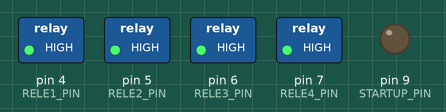
The sketch below on a simulated Arduino Uno, built with avr-gcc and run on an emulated ATmega328P. Shown: switched loads named in the sketch (green lamp = pin HIGH), output pins drawn as LEDs (lit = HIGH). EEPROM starts erased; the modem accepts every AT command (registered, SIM ready, sends succeed) and sends nothing else; what the sketch prints to the serial monitor is not drawn.

Above: at 0.1 s.
Timing chart, 0 to 4.3 s (numbered marks = the images above):
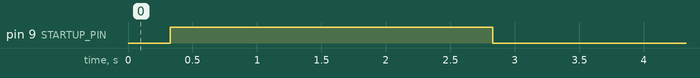

The sketch:

hibritdeneNdiunutmayan.ino
```cpp
#include <SoftwareSerial.h>
#include <DHT.h>
#include <EEPROM.h>
#include <avr/wdt.h>

#define GSM_RX 2
#define GSM_TX 3

#define DHT_PIN 11
#define DHT_TYPE DHT11

#define RELE1_PIN 4
#define RELE2_PIN 5
#define RELE3_PIN 6
#define RELE4_PIN 7

#define STARTUP_PIN 9

#define ADMIN1 "+905416932009"

#define ROLE_AC HIGH
#define ROLE_KAPAT LOW

#define MAX_ADMINS 6
#define PHONE_LEN 16

#define EEPROM_MAGIC 77
#define EEPROM_RELAY_ADDR 120

SoftwareSerial gsm(GSM_RX, GSM_TX);
DHT dht(DHT_PIN, DHT_TYPE);

const uint8_t relayPins[4] = {
  RELE1_PIN,
  RELE2_PIN,
  RELE3_PIN,
  RELE4_PIN
};

bool relayStates[4] = {false, false, false, false};

char adminNumbers[MAX_ADMINS][PHONE_LEN];

unsigned long lastGsmCheck = 0;
unsigned long lastNetworkCheck = 0;

void clearBuffer(char *buf, size_t len) {
  memset(buf, 0, len);
}

void normalizePhone(const char *src, char *dst, size_t dstSize) {

  char digits[PHONE_LEN];

  uint8_t d = 0;

  clearBuffer(dst, dstSize);
  clearBuffer(digits, sizeof(digits));

  for (uint8_t i = 0; src[i] != '\0'; i++) {

    if (src[i] >= '0' && src[i] <= '9') {

      if (d < sizeof(digits) - 1) {
        digits[d++] = src[i];
      }
    }
  }

  digits[d] = '\0';

  if (d == 11 && digits[0] == '0') {
    snprintf(dst, dstSize, "+9%s", digits);
  }
  else if (d == 10 && digits[0] == '5') {
    snprintf(dst, dstSize, "+90%s", digits);
  }
  else if (d == 12 && digits[0] == '9' && digits[1] == '0') {
    snprintf(dst, dstSize, "+%s", digits);
  }
}

bool isAdminNumber(const char *number) {

  char normalized[PHONE_LEN];

  normalizePhone(number, normalized, sizeof(normalized));

  for (uint8_t i = 0; i < MAX_ADMINS; i++) {

    if (strcmp(adminNumbers[i], normalized) == 0) {
      return true;
    }
  }

  return false;
}

void saveAdmins() {

  EEPROM.update(0, EEPROM_MAGIC);

  int addr = 1;

  for (uint8_t i = 0; i < MAX_ADMINS; i++) {

    for (uint8_t j = 0; j < PHONE_LEN; j++) {

      EEPROM.update(addr++, adminNumbers[i][j]);
    }
  }
}

void setDefaultAdmins() {

  for (uint8_t i = 0; i < MAX_ADMINS; i++) {
    clearBuffer(adminNumbers[i], PHONE_LEN);
  }

  normalizePhone(ADMIN1, adminNumbers[0], PHONE_LEN);
}

void loadAdmins() {

  if (EEPROM.read(0) != EEPROM_MAGIC) {

    setDefaultAdmins();
    saveAdmins();

    return;
  }

  int addr = 1;

  for (uint8_t i = 0; i < MAX_ADMINS; i++) {

    for (uint8_t j = 0; j < PHONE_LEN; j++) {

      adminNumbers[i][j] = EEPROM.read(addr++);
    }

    adminNumbers[i][PHONE_LEN - 1] = '\0';
  }
}

void saveRelayStates() {

  byte stateByte = 0;

  for (uint8_t i = 0; i < 4; i++) {

    if (relayStates[i]) {
      stateByte |= (1 << i);
    }
  }

  EEPROM.update(EEPROM_RELAY_ADDR, stateByte);
}

void loadRelayStates() {

  byte stateByte = EEPROM.read(EEPROM_RELAY_ADDR);

  for (uint8_t i = 0; i < 4; i++) {

    relayStates[i] = bitRead(stateByte, i);

    digitalWrite(relayPins[i], relayStates[i] ? ROLE_AC : ROLE_KAPAT);
  }
}

void relayInit() {

  for (uint8_t i = 0; i < 4; i++) {

    pinMode(relayPins[i], OUTPUT);

    digitalWrite(relayPins[i], ROLE_KAPAT);
  }

  loadRelayStates();
}

void setRelay(uint8_t index, bool on) {

  if (index >= 4) return;

  digitalWrite(relayPins[index], on ? ROLE_AC : ROLE_KAPAT);

  relayStates[index] = on;

  saveRelayStates();

  Serial.print("ROLE ");
  Serial.print(index + 1);
  Serial.print(" -> ");
  Serial.println(on ? "ACIK" : "KAPALI");
}

void setAllRelays(bool on) {

  for (uint8_t i = 0; i < 4; i++) {

    setRelay(i, on);
  }
}

void sendAT(const __FlashStringHelper *cmd, unsigned long waitMs) {

  gsm.println(cmd);

  delay(waitMs);
}

bool gsmWaitResponse(const char *target, unsigned long timeout) {

  unsigned long start = millis();

  String resp = "";

  while (millis() - start < timeout) {

    while (gsm.available()) {

      char c = gsm.read();

      resp += c;

      if (resp.indexOf(target) != -1) {
        return true;
      }
    }
  }

  return false;
}

bool gsmTest() {

  while (gsm.available()) gsm.read();

  gsm.println(F("AT"));

  return gsmWaitResponse("OK", 3000);
}

bool gsmNetworkOK() {

  while (gsm.available()) gsm.read();

  gsm.println(F("AT+CREG?"));

  unsigned long start = millis();

  String resp = "";

  while (millis() - start < 5000) {

    while (gsm.available()) {

      char c = gsm.read();

      resp += c;

      if (resp.indexOf("+CREG: 0,1") != -1 ||
          resp.indexOf("+CREG: 0,5") != -1) {

        return true;
      }
    }
  }

  return false;
}

void gsmPowerToggle() {

  Serial.println(F("SIM800C BASLATILIYOR"));

  digitalWrite(STARTUP_PIN, HIGH);

  delay(2500);

  digitalWrite(STARTUP_PIN, LOW);

  delay(10000);
}

void gsmInitialize() {

  uint8_t tries = 0;

  while (tries < 5) {

    gsmPowerToggle();

    if (gsmTest()) {

      sendAT(F("ATE0"), 1000);
      sendAT(F("AT+CMGF=1"), 1000);
      sendAT(F("AT+CNMI=1,2,0,0,0"), 1000);
      sendAT(F("AT+CLIP=1"), 1000);
      sendAT(F("AT+DDET=1"), 1000);

      delay(3000);

      if (gsmNetworkOK()) {

        Serial.println(F("GSM HAZIR"));

        return;
      }
    }

    tries++;
  }

  Serial.println(F("GSM BASLATILAMADI"));

  wdt_enable(WDTO_2S);

  while (1) {
  }
}

void sendSMS(const char *number, const char *message) {

  gsm.println(F("AT+CMGF=1"));

  delay(500);

  gsm.print(F("AT+CMGS=\""));
  gsm.print(number);
  gsm.println(F("\""));

  delay(500);

  gsm.print(message);

  delay(500);

  gsm.write(26);

  delay(5000);
}

void sendStatusSMS(const char *number) {

  char msg[160];

  float t = dht.readTemperature();
  float h = dht.readHumidity();

  snprintf(
    msg,
    sizeof(msg),
    "R1:%s R2:%s\nR3:%s R4:%s\nSicaklik:%.1f C\nNem:%.1f%%",
    relayStates[0] ? "Acik" : "Kapali",
    relayStates[1] ? "Acik" : "Kapali",
    relayStates[2] ? "Acik" : "Kapali",
    relayStates[3] ? "Acik" : "Kapali",
    t,
    h
  );

  sendSMS(number, msg);
}

void processSMS(String sender, String sms) {

  sms.toUpperCase();

  if (!isAdminNumber(sender.c_str())) {

    sendSMS(sender.c_str(), "Yetkisiz numara");

    return;
  }

  if (sms == "R1 AC") {
    setRelay(0, true);
    sendSMS(sender.c_str(), "Role1 Acildi");
  }
  else if (sms == "R1 KAPAT") {
    setRelay(0, false);
    sendSMS(sender.c_str(), "Role1 Kapandi");
  }
  else if (sms == "R2 AC") {
    setRelay(1, true);
    sendSMS(sender.c_str(), "Role2 Acildi");
  }
  else if (sms == "R2 KAPAT") {
    setRelay(1, false);
    sendSMS(sender.c_str(), "Role2 Kapandi");
  }
  else if (sms == "R3 AC") {
    setRelay(2, true);
    sendSMS(sender.c_str(), "Role3 Acildi");
  }
  else if (sms == "R3 KAPAT") {
    setRelay(2, false);
    sendSMS(sender.c_str(), "Role3 Kapandi");
  }
  else if (sms == "R4 AC") {
    setRelay(3, true);
    sendSMS(sender.c_str(), "Role4 Acildi");
  }
  else if (sms == "R4 KAPAT") {
    setRelay(3, false);
    sendSMS(sender.c_str(), "Role4 Kapandi");
  }
  else if (sms == "HEPSI AC") {
    setAllRelays(true);
    sendSMS(sender.c_str(), "Tum roleler acildi");
  }
  else if (sms == "HEPSI KAPAT") {
    setAllRelays(false);
    sendSMS(sender.c_str(), "Tum roleler kapandi");
  }
  else if (sms == "DURUM") {
    sendStatusSMS(sender.c_str());
  }
}

void handleDTMF(char tone) {

  switch (tone) {

    case '1': setRelay(0, true); break;
    case '2': setRelay(0, false); break;
    case '3': setRelay(1, true); break;
    case '4': setRelay(1, false); break;
    case '5': setRelay(2, true); break;
    case '6': setRelay(2, false); break;
    case '7': setRelay(3, true); break;
    case '8': setRelay(3, false); break;
    case '*': setAllRelays(true); break;
    case '0': setAllRelays(false); break;
  }
}

void readGSM() {

  if (!gsm.available()) return;

  String line = gsm.readStringUntil('\n');

  line.trim();

  if (line.startsWith("+CMT:")) {

    int first = line.indexOf('\"');
    int second = line.indexOf('\"', first + 1);

    String sender = line.substring(first + 1, second);

    String sms = gsm.readStringUntil('\n');

    sms.trim();

    processSMS(sender, sms);
  }

  if (line.startsWith("+DTMF:")) {

    char tone = line.charAt(line.length() - 1);

    handleDTMF(tone);
  }
}

void setup() {

  wdt_disable();

  Serial.begin(9600);

  gsm.begin(9600);

  dht.begin();

  relayInit();

  pinMode(STARTUP_PIN, OUTPUT);

  digitalWrite(STARTUP_PIN, LOW);

  loadAdmins();

  gsmInitialize();

  sendSMS(ADMIN1, "Sistem acildi");

  wdt_enable(WDTO_8S);
}

void loop() {

  wdt_reset();

  readGSM();

  if (millis() - lastGsmCheck > 60000UL) {

    lastGsmCheck = millis();

    if (!gsmTest()) {

      gsmInitialize();
    }
  }

  if (millis() - lastNetworkCheck > 300000UL) {

    lastNetworkCheck = millis();

    if (!gsmNetworkOK()) {

      gsmInitialize();
    }
  }
}
```
